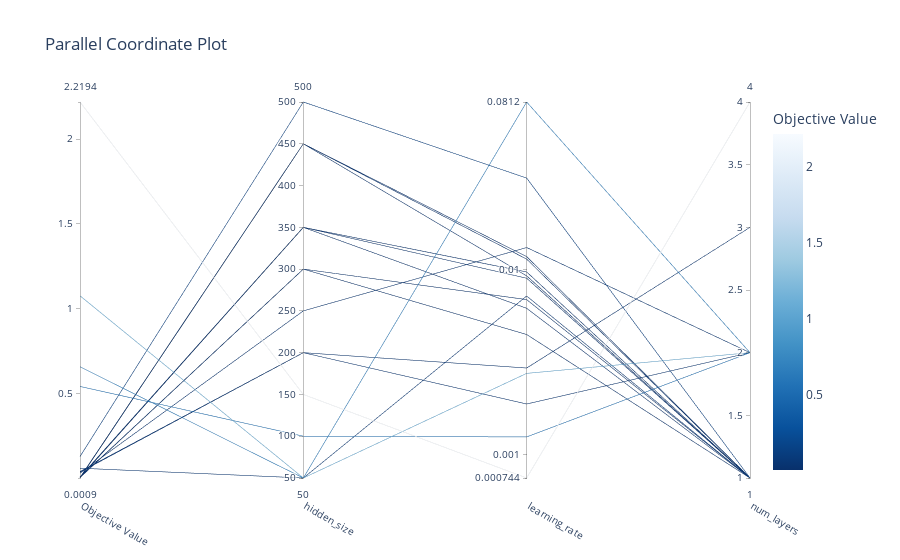

Notebook code for this chart:
### Code cell
optuna.visualization.plot_parallel_coordinate(study)

### Figure 1 — Plotly figure (JSON) as saved in the notebook; plotly's stock layout.template omitted (floating-point values rounded to 4 significant figures)
{"data": [{"dimensions": [{"label": "Objective Value", "range": [0.0008645, 2.219], "values": [0.6573, 0.05878, 0.5411, 1.076, 2.219, 0.003184, 0.1274, 0.03525, 0.0386, 0.002935, 0.002096, 0.006533, 0.005008, 0.02934, 0.003186, 0.0008645, 0.002219]}, {"label": "hidden_size", "range": [50, 500], "values": [50, 50, 100, 50, 150, 450, 500, 200, 200, 350, 350, 350, 300, 250, 300, 450, 450]}, {"label": "learning_rate", "range": [-3.128, -1.09], "ticktext": ["0.000744", "0.001", "0.01", "0.0812"], "tickvals": [-3.128, -3, -2, -1.09], "values": [-1.09, -2.142, -2.906, -2.561, -3.128, -1.929, -1.503, -2.532, -2.727, -2.012, -2.046, -2.209, -2.161, -1.879, -2.351, -1.942, -2.033]}, {"label": "num_layers", "range": [1, 4], "values": [2, 1, 2, 2, 4, 1, 1, 3, 2, 1, 1, 1, 1, 2, 1, 1, 1]}], "labelangle": 30, "labelside": "bottom", "line": {"color": [0.6573, 0.05878, 0.5411, 1.076, 2.219, 0.003184, 0.1274, 0.03525, 0.0386, 0.002935, 0.002096, 0.006533, 0.005008, 0.02934, 0.003186, 0.0008645, 0.002219], "colorbar": {"title": {"text": "Objective Value"}}, "colorscale": [[0, "rgb(247,251,255)"], [0.125, "rgb(222,235,247)"], [0.25, "rgb(198,219,239)"], [0.375, "rgb(158,202,225)"], [0.5, "rgb(107,174,214)"], [0.625, "rgb(66,146,198)"], [0.75, "rgb(33,113,181)"], [0.875, "rgb(8,81,156)"], [1, "rgb(8,48,107)"]], "reversescale": true, "showscale": true}, "type": "parcoords"}], "layout": {"title": {"text": "Parallel Coordinate Plot"}}}
